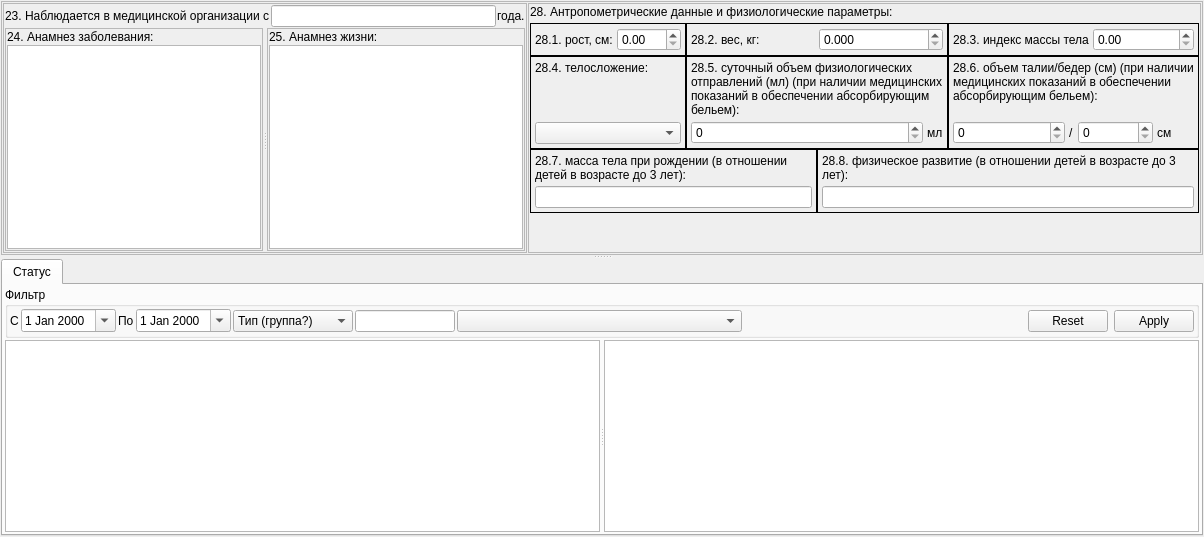
          <widget class="QWidget" name="tabAnamnesis">
           <attribute name="title">
            <string>&amp;Анамнез</string>
           </attribute>
           <layout class="QGridLayout" name="gridLayout_60">
            <property name="margin">
             <number>1</number>
            </property>
            <property name="spacing">
             <number>1</number>
            </property>
            <item row="0" column="0">
             <widget class="QSplitter" name="splAnamnesis">
              <property name="orientation">
               <enum>Qt::Vertical</enum>
              </property>
              <property name="childrenCollapsible">
               <bool>false</bool>
              </property>
              <widget class="QFrame" name="tabSpliterAnamnesis">
               <property name="frameShape">
                <enum>QFrame::StyledPanel</enum>
               </property>
               <property name="frameShadow">
                <enum>QFrame::Raised</enum>
               </property>
               <layout class="QGridLayout" name="gridLayout_59">
                <property name="margin">
                 <number>1</number>
                </property>
                <property name="spacing">
                 <number>1</number>
                </property>
                <item row="0" column="0">
                 <widget class="QFrame" name="frame4_1">
                  <property name="frameShape">
                   <enum>QFrame::StyledPanel</enum>
                  </property>
                  <property name="frameShadow">
                   <enum>QFrame::Raised</enum>
                  </property>
                  <layout class="QGridLayout" name="gridLayout_56">
                   <property name="margin">
                    <number>1</number>
                   </property>
                   <property name="spacing">
                    <number>1</number>
                   </property>
                   <item row="0" column="0">
                    <widget class="QLabel" name="lblAnamnesis23">
                     <property name="text">
                      <string>23. Наблюдается в медицинской организации с</string>
                     </property>
                    </widget>
                   </item>
                   <item row="0" column="1">
                    <widget class="QLineEdit" name="edtAnamnesis23"/>
                   </item>
                   <item row="0" column="2">
                    <widget class="QLabel" name="label_16">
                     <property name="text">
                      <string>года.</string>
                     </property>
                    </widget>
                   </item>
                   <item row="1" column="0" colspan="3">
                    <widget class="QSplitter" name="splitter_3">
                     <property name="orientation">
                      <enum>Qt::Horizontal</enum>
                     </property>
                     <widget class="QFrame" name="frame_12">
                      <property name="frameShape">
                       <enum>QFrame::StyledPanel</enum>
                      </property>
                      <property name="frameShadow">
                       <enum>QFrame::Raised</enum>
                      </property>
                      <layout class="QGridLayout" name="gridLayout_39">
                       <property name="margin">
                        <number>1</number>
                       </property>
                       <property name="spacing">
                        <number>1</number>
                       </property>
                       <item row="0" column="0">
                        <widget class="QLabel" name="lblAnamnesis24">
                         <property name="sizePolicy">
                          <sizepolicy hsizetype="Preferred" vsizetype="Fixed">
                           <horstretch>0</horstretch>
                           <verstretch>0</verstretch>
                          </sizepolicy>
                         </property>
                         <property name="text">
                          <string>24. Анамнез заболевания:</string>
                         </property>
                        </widget>
                       </item>
                       <item row="1" column="0">
                        <widget class="QTextEdit" name="edtAnamnesis24"/>
                       </item>
                      </layout>
                     </widget>
                     <widget class="QFrame" name="frame_9">
                      <property name="frameShape">
                       <enum>QFrame::StyledPanel</enum>
                      </property>
                      <property name="frameShadow">
                       <enum>QFrame::Raised</enum>
                      </property>
                      <layout class="QGridLayout" name="gridLayout_40">
                       <property name="margin">
                        <number>1</number>
                       </property>
                       <property name="spacing">
                        <number>1</number>
                       </property>
                       <item row="0" column="0">
                        <widget class="QLabel" name="lblAnamnesis25">
                         <property name="sizePolicy">
                          <sizepolicy hsizetype="Preferred" vsizetype="Fixed">
                           <horstretch>0</horstretch>
                           <verstretch>0</verstretch>
                          </sizepolicy>
                         </property>
                         <property name="text">
                          <string>25. Анамнез жизни:</string>
                         </property>
                        </widget>
                       </item>
                       <item row="1" column="0">
                        <widget class="QTextEdit" name="edtAnamnesis25"/>
                       </item>
                      </layout>
                     </widget>
                    </widget>
                   </item>
                  </layout>
                 </widget>
                </item>
                <item row="0" column="1">
                 <widget class="QFrame" name="frame4_2">
                  <property name="frameShape">
                   <enum>QFrame::StyledPanel</enum>
                  </property>
                  <property name="frameShadow">
                   <enum>QFrame::Raised</enum>
                  </property>
                  <layout class="QGridLayout" name="gridLayout_38">
                   <property name="margin">
                    <number>1</number>
                   </property>
                   <property name="spacing">
                    <number>4</number>
                   </property>
                   <item row="1" column="0">
                    <layout class="QGridLayout" name="gridLayout_37">
                     <property name="spacing">
                      <number>0</number>
                     </property>
                     <item row="1" column="3">
                      <widget class="QFrame" name="frame4_26">
                       <property name="frameShape">
                        <enum>QFrame::Panel</enum>
                       </property>
                       <property name="frameShadow">
                        <enum>QFrame::Plain</enum>
                       </property>
                       <layout class="QGridLayout" name="gridLayout_34">
                        <property name="margin">
                         <number>4</number>
                        </property>
                        <property name="spacing">
                         <number>4</number>
                        </property>
                        <item row="1" column="4" colspan="2">
                         <widget class="QSpinBox" name="edtAnamnesis28_6_2">
                          <property name="maximum">
                           <number>999999999</number>
                          </property>
                         </widget>
                        </item>
                        <item row="1" column="6">
                         <widget class="QLabel" name="label">
                          <property name="text">
                           <string>см</string>
                          </property>
                         </widget>
                        </item>
                        <item row="0" column="0" colspan="7">
                         <widget class="QLabel" name="label_34">
                          <property name="frameShadow">
                           <enum>QFrame::Sunken</enum>
                          </property>
                          <property name="text">
                           <string>28.6. объем талии/бедер (см) (при наличии медицинских показаний в обеспечении абсорбирующим бельем):</string>
                          </property>
                          <property name="alignment">
                           <set>Qt::AlignLeading|Qt::AlignLeft|Qt::AlignTop</set>
                          </property>
                          <property name="wordWrap">
                           <bool>true</bool>
                          </property>
                         </widget>
                        </item>
                        <item row="1" column="3">
                         <widget class="QLabel" name="label_36">
                          <property name="sizePolicy">
                           <sizepolicy hsizetype="Fixed" vsizetype="Preferred">
                            <horstretch>0</horstretch>
                            <verstretch>0</verstretch>
                           </sizepolicy>
                          </property>
                          <property name="text">
                           <string>/</string>
                          </property>
                         </widget>
                        </item>
                        <item row="1" column="0" colspan="3">
                         <widget class="QSpinBox" name="edtAnamnesis28_6_1">
                          <property name="maximum">
                           <number>999999999</number>
                          </property>
                         </widget>
                        </item>
                       </layout>
                      </widget>
                     </item>
                     <item row="1" column="0">
                      <widget class="QFrame" name="frame4_24">
                       <property name="frameShape">
                        <enum>QFrame::Panel</enum>
                       </property>
                       <property name="frameShadow">
                        <enum>QFrame::Plain</enum>
                       </property>
                       <layout class="QGridLayout" name="gridLayout_32">
                        <property name="margin">
                         <number>4</number>
                        </property>
                        <property name="spacing">
                         <number>4</number>
                        </property>
                        <item row="1" column="0">
                         <widget class="CStrComboBox" name="cmbAnamnesis28_4"/>
                        </item>
                        <item row="0" column="0">
                         <widget class="QLabel" name="label_30">
                          <property name="frameShadow">
                           <enum>QFrame::Sunken</enum>
                          </property>
                          <property name="text">
                           <string>28.4. телосложение:</string>
                          </property>
                          <property name="alignment">
                           <set>Qt::AlignLeading|Qt::AlignLeft|Qt::AlignTop</set>
                          </property>
                          <property name="wordWrap">
                           <bool>true</bool>
                          </property>
                         </widget>
                        </item>
                       </layout>
                      </widget>
                     </item>
                     <item row="0" column="1" colspan="2">
                      <widget class="QFrame" name="frame4_22">
                       <property name="frameShape">
                        <enum>QFrame::Panel</enum>
                       </property>
                       <property name="frameShadow">
                        <enum>QFrame::Plain</enum>
                       </property>
                       <layout class="QGridLayout" name="gridLayout_30">
                        <property name="margin">
                         <number>4</number>
                        </property>
                        <property name="spacing">
                         <number>4</number>
                        </property>
                        <item row="1" column="1">
                         <widget class="QDoubleSpinBox" name="edtAnamnesis28_2">
                          <property name="decimals">
                           <number>3</number>
                          </property>
                          <property name="maximum">
                           <double>499.990000000000009</double>
                          </property>
                         </widget>
                        </item>
                        <item row="1" column="0">
                         <widget class="QLabel" name="label_26">
                          <property name="frameShadow">
                           <enum>QFrame::Sunken</enum>
                          </property>
                          <property name="text">
                           <string>28.2. вес, кг:</string>
                          </property>
                          <property name="alignment">
                           <set>Qt::AlignLeading|Qt::AlignLeft|Qt::AlignVCenter</set>
                          </property>
                          <property name="wordWrap">
                           <bool>true</bool>
                          </property>
                         </widget>
                        </item>
                       </layout>
                      </widget>
                     </item>
                     <item row="2" column="0" colspan="2">
                      <widget class="QFrame" name="frame4_27">
                       <property name="frameShape">
                        <enum>QFrame::Panel</enum>
                       </property>
                       <property name="frameShadow">
                        <enum>QFrame::Plain</enum>
                       </property>
                       <layout class="QGridLayout" name="gridLayout_35">
                        <property name="margin">
                         <number>4</number>
                        </property>
                        <property name="spacing">
                         <number>4</number>
                        </property>
                        <item row="0" column="0">
                         <widget class="QLabel" name="label_38">
                          <property name="frameShadow">
                           <enum>QFrame::Sunken</enum>
                          </property>
                          <property name="text">
                           <string>28.7. масса тела при рождении (в отношении детей в возрасте до 3 лет):</string>
                          </property>
                          <property name="alignment">
                           <set>Qt::AlignLeading|Qt::AlignLeft|Qt::AlignVCenter</set>
                          </property>
                          <property name="wordWrap">
                           <bool>true</bool>
                          </property>
                         </widget>
                        </item>
                        <item row="1" column="0">
                         <widget class="QLineEdit" name="edtAnamnesis28_7"/>
                        </item>
                       </layout>
                      </widget>
                     </item>
                     <item row="0" column="3">
                      <widget class="QFrame" name="frame4_23">
                       <property name="frameShape">
                        <enum>QFrame::Panel</enum>
                       </property>
                       <property name="frameShadow">
                        <enum>QFrame::Plain</enum>
                       </property>
                       <layout class="QGridLayout" name="gridLayout_31">
                        <property name="margin">
                         <number>4</number>
                        </property>
                        <property name="spacing">
                         <number>4</number>
                        </property>
                        <item row="0" column="1">
                         <widget class="QDoubleSpinBox" name="edtAnamnesis28_3"/>
                        </item>
                        <item row="0" column="0">
                         <widget class="QLabel" name="label_28">
                          <property name="frameShadow">
                           <enum>QFrame::Sunken</enum>
                          </property>
                          <property name="text">
                           <string>28.3. индекс массы тела</string>
                          </property>
                          <property name="alignment">
                           <set>Qt::AlignLeading|Qt::AlignLeft|Qt::AlignVCenter</set>
                          </property>
                          <property name="wordWrap">
                           <bool>true</bool>
                          </property>
                         </widget>
                        </item>
                       </layout>
                      </widget>
                     </item>
                     <item row="0" column="0">
                      <widget class="QFrame" name="frame4_21">
                       <property name="frameShape">
                        <enum>QFrame::Panel</enum>
                       </property>
                       <property name="frameShadow">
                        <enum>QFrame::Plain</enum>
                       </property>
                       <layout class="QGridLayout" name="gridLayout_29">
                        <property name="margin">
                         <number>4</number>
                        </property>
                        <property name="spacing">
                         <number>4</number>
                        </property>
                        <item row="0" column="1">
                         <widget class="QDoubleSpinBox" name="edtAnamnesis28_1">
                          <property name="maximum">
                           <double>299.990000000000009</double>
                          </property>
                         </widget>
                        </item>
                        <item row="0" column="0">
                         <widget class="QLabel" name="label_24">
                          <property name="frameShadow">
                           <enum>QFrame::Sunken</enum>
                          </property>
                          <property name="text">
                           <string>28.1. рост, см:</string>
                          </property>
                          <property name="wordWrap">
                           <bool>true</bool>
                          </property>
                         </widget>
                        </item>
                       </layout>
                      </widget>
                     </item>
                     <item row="2" column="2" colspan="2">
                      <widget class="QFrame" name="frame4_28">
                       <property name="frameShape">
                        <enum>QFrame::Panel</enum>
                       </property>
                       <property name="frameShadow">
                        <enum>QFrame::Plain</enum>
                       </property>
                       <layout class="QGridLayout" name="gridLayout_36">
                        <property name="margin">
                         <number>4</number>
                        </property>
                        <property name="spacing">
                         <number>4</number>
                        </property>
                        <item row="0" column="0">
                         <widget class="QLabel" name="label_40">
                          <property name="frameShadow">
                           <enum>QFrame::Sunken</enum>
                          </property>
                          <property name="text">
                           <string>28.8. физическое развитие (в отношении детей в возрасте до 3 лет):</string>
                          </property>
                          <property name="alignment">
                           <set>Qt::AlignLeading|Qt::AlignLeft|Qt::AlignVCenter</set>
                          </property>
                          <property name="wordWrap">
                           <bool>true</bool>
                          </property>
                         </widget>
                        </item>
                        <item row="1" column="0">
                         <widget class="QLineEdit" name="edtAnamnesis28_8">
                          <property name="text">
                           <string/>
                          </property>
                         </widget>
                        </item>
                       </layout>
                      </widget>
                     </item>
                     <item row="1" column="1" colspan="2">
                      <widget class="QFrame" name="frame4_25">
                       <property name="frameShape">
                        <enum>QFrame::Panel</enum>
                       </property>
                       <property name="frameShadow">
                        <enum>QFrame::Plain</enum>
                       </property>
                       <layout class="QGridLayout" name="gridLayout_33">
                        <property name="margin">
                         <number>4</number>
                        </property>
                        <property name="spacing">
                         <number>4</number>
                        </property>
                        <item row="1" column="0">
                         <widget class="QSpinBox" name="edtAnamnesis28_5">
                          <property name="maximum">
                           <number>999999999</number>
                          </property>
                         </widget>
                        </item>
                        <item row="1" column="1">
                         <widget class="QLabel" name="label_2">
                          <property name="sizePolicy">
                           <sizepolicy hsizetype="Fixed" vsizetype="Preferred">
                            <horstretch>0</horstretch>
                            <verstretch>0</verstretch>
                           </sizepolicy>
                          </property>
                          <property name="text">
                           <string>мл</string>
                          </property>
                         </widget>
                        </item>
                        <item row="0" column="0" colspan="2">
                         <widget class="QLabel" name="label_32">
                          <property name="frameShadow">
                           <enum>QFrame::Sunken</enum>
                          </property>
                          <property name="text">
                           <string>28.5. суточный объем физиологических отправлений (мл) (при наличии медицинских показаний в обеспечении абсорбирующим бельем):</string>
                          </property>
                          <property name="alignment">
                           <set>Qt::AlignLeading|Qt::AlignLeft|Qt::AlignTop</set>
                          </property>
                          <property name="wordWrap">
                           <bool>true</bool>
                          </property>
                         </widget>
                        </item>
                       </layout>
                      </widget>
                     </item>
                    </layout>
                   </item>
                   <item row="0" column="0">
                    <widget class="QLabel" name="lblAnamnesis27">
                     <property name="text">
                      <string>28. Антропометрические данные и физиологические параметры:</string>
                     </property>
                    </widget>
                   </item>
                   <item row="2" column="0">
                    <spacer name="verticalSpacer_16">
                     <property name="orientation">
                      <enum>Qt::Vertical</enum>
                     </property>
                     <property name="sizeHint" stdset="0">
                      <size>
                       <width>20</width>
                       <height>40</height>
                      </size>
                     </property>
                    </spacer>
                   </item>
                  </layout>
                 </widget>
                </item>
               </layout>
              </widget>
              <widget class="QTabWidget" name="tabAmbCardContentAnamnesis">
               <property name="tabPosition">
                <enum>QTabWidget::North</enum>
               </property>
               <property name="currentIndex">
                <number>0</number>
               </property>
               <widget class="QWidget" name="tabAmbCardStatusAnamnesis">
                <attribute name="title">
                 <string>Статус</string>
                </attribute>
                <layout class="QGridLayout" name="_11">
                 <property name="margin">
                  <number>2</number>
                 </property>
                 <property name="spacing">
                  <number>2</number>
                 </property>
                 <item row="0" column="0">
                  <widget class="QGroupBox" name="frmAmbCardStatusFilterAnamnesis">
                   <property name="sizePolicy">
                    <sizepolicy hsizetype="Preferred" vsizetype="Minimum">
                     <horstretch>0</horstretch>
                     <verstretch>0</verstretch>
                    </sizepolicy>
                   </property>
                   <property name="title">
                    <string>Фильтр</string>
                   </property>
                   <layout class="QGridLayout" name="_13">
                    <property name="margin">
                     <number>2</number>
                    </property>
                    <property name="spacing">
                     <number>2</number>
                    </property>
                    <item row="0" column="0">
                     <widget class="QLabel" name="lblAmbCardStatusBegDateAnamnesis">
                      <property name="text">
                       <string>С</string>
                      </property>
                     </widget>
                    </item>
                    <item row="0" column="1">
                     <widget class="CDateEdit" name="edtAmbCardStatusBegDateAnamnesis">
                      <property name="calendarPopup">
                       <bool>true</bool>
                      </property>
                     </widget>
                    </item>
                    <item row="0" column="2">
                     <widget class="QLabel" name="lblAmbCardStatusEndDateAnamnesis">
                      <property name="text">
                       <string>По</string>
                      </property>
                     </widget>
                    </item>
                    <item row="0" column="3">
                     <widget class="CDateEdit" name="edtAmbCardStatusEndDateAnamnesis">
                      <property name="calendarPopup">
                       <bool>true</bool>
                      </property>
                     </widget>
                    </item>
                    <item row="0" column="4">
                     <widget class="CActionTypeComboBox" name="cmbAmbCardStatusGroupAnamnesis">
                      <property name="minimumSize">
                       <size>
                        <width>120</width>
                        <height>0</height>
                       </size>
                      </property>
                      <item>
                       <property name="text">
                        <string>Тип (группа?)</string>
                       </property>
                      </item>
                     </widget>
                    </item>
                    <item row="0" column="5">
                     <widget class="QLineEdit" name="edtAmbCardStatusOfficeAnamnesis">
                      <property name="sizePolicy">
                       <sizepolicy hsizetype="Maximum" vsizetype="Fixed">
                        <horstretch>0</horstretch>
                        <verstretch>0</verstretch>
                       </sizepolicy>
                      </property>
                      <property name="minimumSize">
                       <size>
                        <width>60</width>
                        <height>0</height>
                       </size>
                      </property>
                      <property name="maximumSize">
                       <size>
                        <width>100</width>
                        <height>16777215</height>
                       </size>
                      </property>
                      <property name="maxLength">
                       <number>10</number>
                      </property>
                      <property name="readOnly">
                       <bool>false</bool>
                      </property>
                     </widget>
                    </item>
                    <item row="0" column="6">
                     <widget class="COrgStructureComboBox" name="cmbAmbCardStatusOrgStructureAnamnesis">
                      <property name="sizePolicy">
                       <sizepolicy hsizetype="Expanding" vsizetype="Fixed">
                        <horstretch>0</horstretch>
                        <verstretch>0</verstretch>
                       </sizepolicy>
                      </property>
                      <property name="minimumSize">
                       <size>
                        <width>80</width>
                        <height>0</height>
                       </size>
                      </property>
                     </widget>
                    </item>
                    <item row="0" column="7">
                     <spacer>
                      <property name="orientation">
                       <enum>Qt::Horizontal</enum>
                      </property>
                      <property name="sizeHint" stdset="0">
                       <size>
                        <width>16</width>
                        <height>24</height>
                       </size>
                      </property>
                     </spacer>
                    </item>
                    <item row="0" column="8">
                     <widget class="QDialogButtonBox" name="btnAmbCardStatusButtonBoxAnamnesis">
                      <property name="sizePolicy">
                       <sizepolicy hsizetype="Maximum" vsizetype="Fixed">
                        <horstretch>0</horstretch>
                        <verstretch>0</verstretch>
                       </sizepolicy>
                      </property>
                      <property name="orientation">
                       <enum>Qt::Horizontal</enum>
                      </property>
                      <property name="standardButtons">
                       <set>QDialogButtonBox::Apply|QDialogButtonBox::Reset</set>
                      </property>
                     </widget>
                    </item>
                   </layout>
                  </widget>
                 </item>
                 <item row="1" column="0">
                  <widget class="QFrame" name="frmAmbCardStatusActionAnamnesis">
                   <property name="sizePolicy">
                    <sizepolicy hsizetype="Preferred" vsizetype="Expanding">
                     <horstretch>0</horstretch>
                     <verstretch>0</verstretch>
                    </sizepolicy>
                   </property>
                   <property name="frameShape">
                    <enum>QFrame::NoFrame</enum>
                   </property>
                   <property name="frameShadow">
                    <enum>QFrame::Raised</enum>
                   </property>
                   <layout class="QGridLayout" name="_12">
                    <property name="margin">
                     <number>0</number>
                    </property>
                    <property name="spacing">
                     <number>0</number>
                    </property>
                    <item row="0" column="0">
                     <widget class="QSplitter" name="splitterAmbCardStatusActionAnamnesis">
                      <property name="orientation">
                       <enum>Qt::Horizontal</enum>
                      </property>
                      <widget class="CRegistryActionsTableView" name="tblAmbCardStatusActionsAnamnesis"/>
                      <widget class="CF088ActionPropertiesTableView" name="tblAmbCardStatusActionPropertiesAnamnesis">
                       <property name="verticalScrollMode">
                        <enum>QAbstractItemView::ScrollPerPixel</enum>
                       </property>
                      </widget>
                     </widget>
                    </item>
                   </layout>
                  </widget>
                 </item>
                </layout>
               </widget>
              </widget>
             </widget>
            </item>
           </layout>
          </widget>
